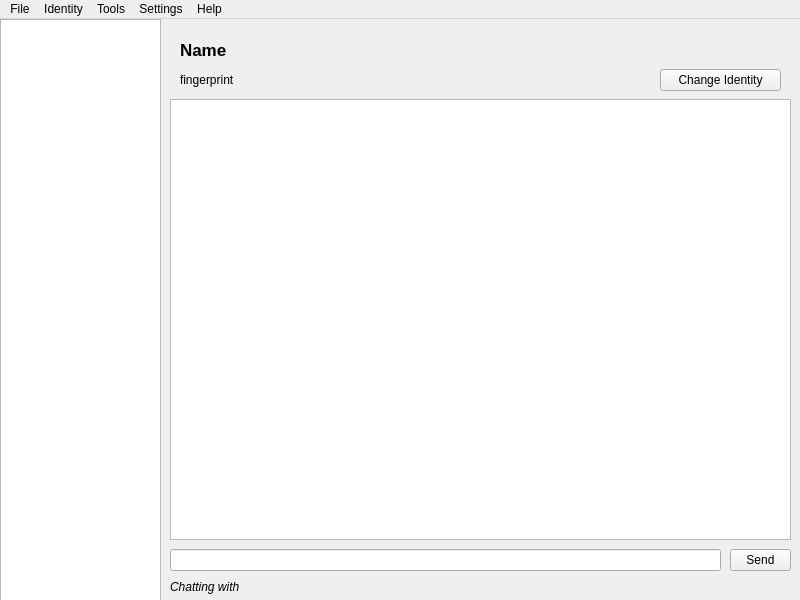
<?xml version="1.0" encoding="UTF-8"?>
<ui version="4.0">
 <class>MainWindow</class>
 <widget class="QMainWindow" name="MainWindow">
  <property name="geometry">
   <rect>
    <x>0</x>
    <y>0</y>
    <width>800</width>
    <height>600</height>
   </rect>
  </property>
  <property name="sizePolicy">
   <sizepolicy hsizetype="Preferred" vsizetype="Preferred">
    <horstretch>0</horstretch>
    <verstretch>0</verstretch>
   </sizepolicy>
  </property>
  <property name="windowTitle">
   <string>p2kontakt</string>
  </property>
  <widget class="QWidget" name="centralwidget">
   <widget class="QListWidget" name="list_tabs">
    <property name="geometry">
     <rect>
      <x>0</x>
      <y>0</y>
      <width>161</width>
      <height>591</height>
     </rect>
    </property>
   </widget>
   <widget class="QPushButton" name="button_change_identity">
    <property name="geometry">
     <rect>
      <x>660</x>
      <y>50</y>
      <width>121</width>
      <height>22</height>
     </rect>
    </property>
    <property name="text">
     <string>Change Identity</string>
    </property>
   </widget>
   <widget class="QLabel" name="label_userid">
    <property name="geometry">
     <rect>
      <x>180</x>
      <y>10</y>
      <width>421</width>
      <height>41</height>
     </rect>
    </property>
    <property name="font">
     <font>
      <pointsize>13</pointsize>
      <bold>true</bold>
     </font>
    </property>
    <property name="text">
     <string>Name</string>
    </property>
   </widget>
   <widget class="QLabel" name="label_fingerprint">
    <property name="geometry">
     <rect>
      <x>180</x>
      <y>50</y>
      <width>531</width>
      <height>21</height>
     </rect>
    </property>
    <property name="font">
     <font>
      <italic>false</italic>
     </font>
    </property>
    <property name="text">
     <string>fingerprint</string>
    </property>
   </widget>
   <widget class="QTextEdit" name="text_chat">
    <property name="enabled">
     <bool>true</bool>
    </property>
    <property name="geometry">
     <rect>
      <x>170</x>
      <y>80</y>
      <width>621</width>
      <height>441</height>
     </rect>
    </property>
    <property name="readOnly">
     <bool>true</bool>
    </property>
   </widget>
   <widget class="QLineEdit" name="input_chat">
    <property name="geometry">
     <rect>
      <x>170</x>
      <y>530</y>
      <width>551</width>
      <height>22</height>
     </rect>
    </property>
   </widget>
   <widget class="QPushButton" name="button_send">
    <property name="geometry">
     <rect>
      <x>730</x>
      <y>530</y>
      <width>61</width>
      <height>22</height>
     </rect>
    </property>
    <property name="text">
     <string>Send</string>
    </property>
    <property name="autoDefault">
     <bool>true</bool>
    </property>
    <property name="default">
     <bool>false</bool>
    </property>
   </widget>
   <widget class="QLabel" name="label_chatting">
    <property name="geometry">
     <rect>
      <x>170</x>
      <y>560</y>
      <width>521</width>
      <height>16</height>
     </rect>
    </property>
    <property name="font">
     <font>
      <italic>true</italic>
     </font>
    </property>
    <property name="text">
     <string>Chatting with</string>
    </property>
   </widget>
   <widget class="QLabel" name="label_server_status">
    <property name="geometry">
     <rect>
      <x>710</x>
      <y>560</y>
      <width>81</width>
      <height>20</height>
     </rect>
    </property>
    <property name="text">
     <string/>
    </property>
   </widget>
  </widget>
  <widget class="QMenuBar" name="menubar">
   <property name="geometry">
    <rect>
     <x>0</x>
     <y>0</y>
     <width>800</width>
     <height>19</height>
    </rect>
   </property>
   <widget class="QMenu" name="menu_file">
    <property name="title">
     <string>File</string>
    </property>
    <addaction name="separator"/>
    <addaction name="action_add_contact"/>
    <addaction name="action_clear_chat"/>
    <addaction name="separator"/>
    <addaction name="action_quit"/>
   </widget>
   <widget class="QMenu" name="menu_help">
    <property name="title">
     <string>Help</string>
    </property>
    <addaction name="separator"/>
    <addaction name="action_about"/>
   </widget>
   <widget class="QMenu" name="menuIdentity">
    <property name="title">
     <string>Identity</string>
    </property>
    <addaction name="action_new_identity"/>
    <addaction name="action_export_contact_file"/>
    <addaction name="action_authorise_ip"/>
    <addaction name="action_delete_identity"/>
   </widget>
   <widget class="QMenu" name="menuSettings">
    <property name="title">
     <string>Settings</string>
    </property>
    <addaction name="action_reset"/>
   </widget>
   <widget class="QMenu" name="menuTools">
    <property name="title">
     <string>Tools</string>
    </property>
    <addaction name="action_encrypt"/>
    <addaction name="action_decrypt"/>
   </widget>
   <addaction name="menu_file"/>
   <addaction name="menuIdentity"/>
   <addaction name="menuTools"/>
   <addaction name="menuSettings"/>
   <addaction name="menu_help"/>
  </widget>
  <action name="action_about">
   <property name="text">
    <string>About</string>
   </property>
  </action>
  <action name="action_quit">
   <property name="text">
    <string>Quit</string>
   </property>
  </action>
  <action name="action_new_identity">
   <property name="text">
    <string>Create New Identity</string>
   </property>
  </action>
  <action name="action_authorise_ip">
   <property name="text">
    <string>Authorise an IP</string>
   </property>
  </action>
  <action name="action_delete_identity">
   <property name="text">
    <string>Delete Identity</string>
   </property>
  </action>
  <action name="action_add_contact">
   <property name="text">
    <string>Add a Contact</string>
   </property>
  </action>
  <action name="action_encrypt">
   <property name="text">
    <string>Encrypt</string>
   </property>
  </action>
  <action name="action_decrypt">
   <property name="text">
    <string>Decrypt</string>
   </property>
  </action>
  <action name="action_export_contact_file">
   <property name="text">
    <string>Export Contact File</string>
   </property>
   <property name="toolTip">
    <string>Export Contact File</string>
   </property>
  </action>
  <action name="action_reset">
   <property name="text">
    <string>Reset ALL Data</string>
   </property>
  </action>
  <action name="action_clear_chat">
   <property name="text">
    <string>Clear Chat</string>
   </property>
  </action>
 </widget>
 <resources/>
 <connections>
  <connection>
   <sender>action_quit</sender>
   <signal>triggered()</signal>
   <receiver>MainWindow</receiver>
   <slot>close()</slot>
   <hints>
    <hint type="sourcelabel">
     <x>-1</x>
     <y>-1</y>
    </hint>
    <hint type="destinationlabel">
     <x>399</x>
     <y>299</y>
    </hint>
   </hints>
  </connection>
  <connection>
   <sender>input_chat</sender>
   <signal>returnPressed()</signal>
   <receiver>button_send</receiver>
   <slot>click()</slot>
   <hints>
    <hint type="sourcelabel">
     <x>445</x>
     <y>559</y>
    </hint>
    <hint type="destinationlabel">
     <x>760</x>
     <y>559</y>
    </hint>
   </hints>
  </connection>
 </connections>
</ui>
